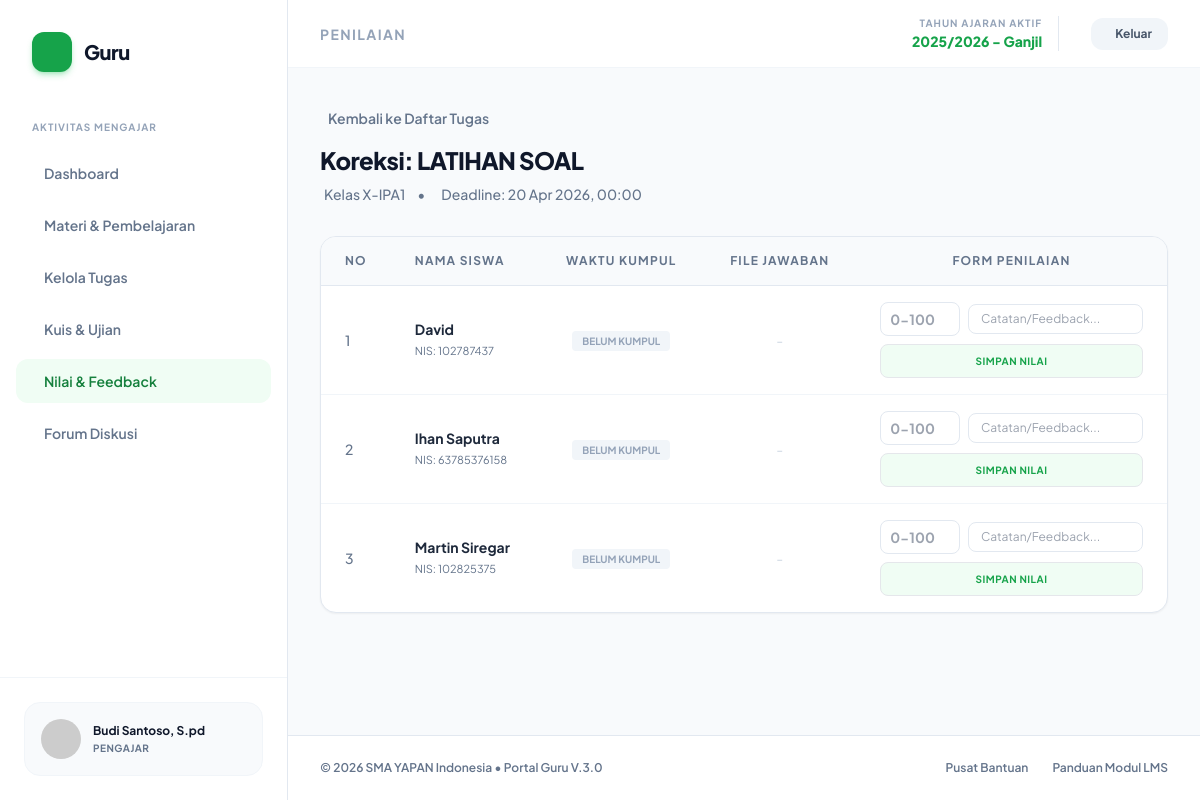
/guru/penilaian.php?id_tugas=1 (signed in), run on the app's committed database.
### tables this page shows
CREATE TABLE `tugas` (
  `id_tugas` int(11) NOT NULL,
  `judul_tugas` varchar(150) NOT NULL,
  `deskripsi` text NOT NULL,
  `file_tugas` varchar(255) DEFAULT NULL,
  `tgl_mulai` datetime NOT NULL,
  `tgl_selesai` datetime NOT NULL,
  `id_kelas` int(11) NOT NULL,
  `id_mapel` int(11) NOT NULL,
  `id_guru` int(11) NOT NULL,
  `tgl_buat` timestamp NOT NULL DEFAULT current_timestamp()
);

CREATE TABLE `kelas` (
  `id_kelas` int(11) NOT NULL,
  `nama_kelas` varchar(20) NOT NULL
);

CREATE TABLE `users` (
  `id_user` int(11) NOT NULL,
  `username` varchar(50) NOT NULL,
  `password` varchar(255) NOT NULL,
  `nama_lengkap` varchar(100) NOT NULL,
  `nip` varchar(50) DEFAULT NULL,
  `tahun_masuk` varchar(20) DEFAULT NULL,
  `tahun_keluar` varchar(20) DEFAULT 'Sekarang',
  `nisn` varchar(20) DEFAULT NULL,
  `nis` varchar(20) DEFAULT NULL,
  `status_aktif` enum('Aktif','Non-Aktif') DEFAULT 'Aktif',
  `role` enum('admin','guru','siswa') NOT NULL,
  `id_kelas` int(11) DEFAULT NULL,
  `status` varchar(20) DEFAULT 'aktif',
  `id_mapel` int(11) DEFAULT NULL
);

### guru/penilaian.php (the view, shortened to what this page needs)
<?php
require_once '../config/koneksi.php';
$id_guru = $_SESSION['id_user'];
include 'includes/header.php';
?>
<?php if(isset($_GET['id_tugas'])):
    $id_tugas = mysqli_real_escape_string($koneksi, $_GET['id_tugas']);
    $q_tugas = mysqli_query($koneksi, "SELECT tugas.*, kelas.nama_kelas, mapel.nama_mapel FROM tugas LEFT JOIN kelas ON tugas.id_kelas = kelas.id_kelas LEFT JOIN mapel ON tugas.id_mapel = mapel.id_mapel WHERE tugas.id_tugas='$id_tugas' AND tugas.id_guru='$id_guru'");
    $data_tugas = mysqli_fetch_assoc($q_tugas);
    $id_kelas = $data_tugas['id_kelas'];
?>
<div class="mb-8">
    <a href="penilaian.php" class="inline-flex items-center gap-2 text-sm font-semibold text-slate-500 hover:text-guru-600 transition-colors mb-4">
        <i class="ph ph-arrow-left"></i> Kembali ke Daftar Tugas
    </a>
    <h1 class="text-2xl font-extrabold text-slate-900 tracking-tight">Koreksi: <?php echo htmlspecialchars($data_tugas['judul_tugas']); ?></h1>
    <div class="flex gap-3 mt-2 text-sm text-slate-500 font-medium">
        <span class="flex items-center gap-1"><i class="ph ph-door"></i> Kelas <?php echo $data_tugas['nama_kelas']; ?></span>
        <span>&bull;</span>
        <span class="flex items-center gap-1"><i class="ph ph-calendar-blank"></i> Deadline: <?php echo date('d M Y, H:i', strtotime($data_tugas['tgl_selesai'])); ?></span>
    </div>
</div>
<div class="bg-white border border-slate-200 rounded-2xl shadow-sm overflow-hidden">
    <div class="overflow-x-auto">
        <table class="w-full text-left border-collapse whitespace-nowrap">
            <thead>
                <tr class="bg-slate-50 border-b border-slate-200 text-slate-500 text-xs uppercase tracking-widest">
                    <th class="px-6 py-4 font-bold w-16">No</th>
                    <th class="px-6 py-4 font-bold">Nama Siswa</th>
                    <th class="px-6 py-4 font-bold text-center">Waktu Kumpul</th>
                    <th class="px-6 py-4 font-bold text-center">File Jawaban</th>
                    <th class="px-6 py-4 font-bold text-center w-64">Form Penilaian</th>
                </tr>
            </thead>
            <tbody class="divide-y divide-slate-100 text-sm">
                <?php
                $no = 1;
                $q_siswa = mysqli_query($koneksi, "
                    SELECT users.id_user, users.nama_lengkap, users.nis,
                           pt.id_pengumpulan, pt.file_siswa, pt.catatan_siswa, pt.tgl_kumpul, pt.nilai, pt.feedback
                    FROM users
                    LEFT JOIN pengumpulan_tugas pt ON users.id_user = pt.id_siswa AND pt.id_tugas = '$id_tugas'
                    WHERE users.id_kelas = '$id_kelas' AND users.role = 'siswa'
                    ORDER BY users.nama_lengkap ASC
                ");
                while($siswa = mysqli_fetch_assoc($q_siswa)):
                    $sudah_kumpul = !empty($siswa['tgl_kumpul']);
                    $terlambat = false;
                ?>
                <tr class="hover:bg-slate-50/50 transition-colors">
                    <td class="px-6 py-4 text-slate-500 font-medium"><?php echo $no++; ?></td>
                    <td class="px-6 py-4">
                        <p class="font-bold text-slate-800 text-sm"><?php echo htmlspecialchars($siswa['nama_lengkap']); ?></p>
                        <p class="text-[11px] text-slate-500 mt-0.5">NIS: <?php echo !empty($siswa['nis']) ? $siswa['nis'] : '-'; ?></p>
                    </td>
                    <td class="px-6 py-4 text-center">
                        <?php if($sudah_kumpul): ?>
                            <div class="flex flex-col gap-1 items-center">
                                <span class="text-xs font-bold text-slate-700"><?php echo date('d/m/Y H:i', strtotime($siswa['tgl_kumpul'])); ?></span>
                                <?php if($terlambat): ?>
                                    <span class="px-2 py-0.5 bg-rose-100 text-rose-600 text-[10px] font-bold uppercase rounded">Terlambat</span>
                                <?php else: ?>
                                    <span class="px-2 py-0.5 bg-emerald-100 text-emerald-600 text-[10px] font-bold uppercase rounded">Tepat Waktu</span>
                                <?php endif; ?>
                            </div>
                        <?php else: ?>
                            <span class="px-2.5 py-1 bg-slate-100 text-slate-400 font-bold text-[10px] uppercase rounded">Belum Kumpul</span>
                        <?php endif; ?>
                    </td>
                    <td class="px-6 py-4 text-center">
                        <?php if(!empty($siswa['file_siswa'])): ?>
                            <a href="../uploads/tugas/jawaban/<?php echo $siswa['file_siswa']; ?>" target="_blank" class="inline-flex items-center gap-1.5 px-3 py-1.5 bg-blue-50 text-blue-600 hover:bg-blue-100 font-bold text-xs rounded-lg transition-colors">
                                <i class="ph ph-download-simple text-sm"></i> Unduh File
                            </a>
                        <?php else: ?>
                            <span class="text-slate-300">-</span>
                        <?php endif; ?>
                    </td>
                    <td class="px-6 py-4">
                        <form action="" method="POST" class="flex flex-col gap-2">
                            <div class="flex items-center gap-2">
                                <input type="number" name="nilai" min="0" max="100" placeholder="0-100" value="<?php echo isset($siswa['nilai']) ? $siswa['nilai'] : ''; ?>" required class="w-20 px-2 py-1.5 bg-white border border-slate-200 rounded-lg text-sm text-center focus:border-guru-500 focus:outline-none font-bold">
                                <input type="text" name="feedback" placeholder="Catatan/Feedback..." value="<?php echo htmlspecialchars($siswa['feedback'] ?? ''); ?>" class="flex-1 px-3 py-1.5 bg-white border border-slate-200 rounded-lg text-xs focus:border-guru-500 focus:outline-none">
                            </div>
                            <button type="submit" name="simpan_nilai" class="w-full py-1.5 bg-guru-50 text-guru-600 hover:bg-guru-600 hover:text-white border border-guru-200 font-bold text-[10px] uppercase tracking-wider rounded-lg transition-colors">
                                <?php echo isset($siswa['nilai']) ? 'Perbarui Nilai' : 'Simpan Nilai'; ?>
                            </button>
                        </form>
                    </td>
                </tr>
                <?php endwhile; ?>
            </tbody>
        </table>
    </div>
</div>
<?php endif; ?>
<?php include 'includes/footer.php'; ?>

### guru/includes/header.php (style rules this page uses)
body { font-family: 'Plus Jakarta Sans', sans-serif; background-color: #f8fafc; }

### data on the page
tugas: judul_tugas "LATIHAN SOAL", id_kelas.nama_kelas "X-IPA1", tgl_selesai "20 Apr 2026, 00:00"
users: nama_lengkap "David", nis "102787437"
users: nama_lengkap "Ihan Saputra", nis "63785376158"
users: nama_lengkap "Martin Siregar", nis "102825375"

### other printed values
$_SESSION['nama'] "Budi Santoso, S.pd"
str_replace('.php', '', ucfirst($current_page)) "PENILAIAN"
$_SESSION['nama_tahun_aktif'] "2025/2026"
$_SESSION['semester_aktif'] "Ganjil"
